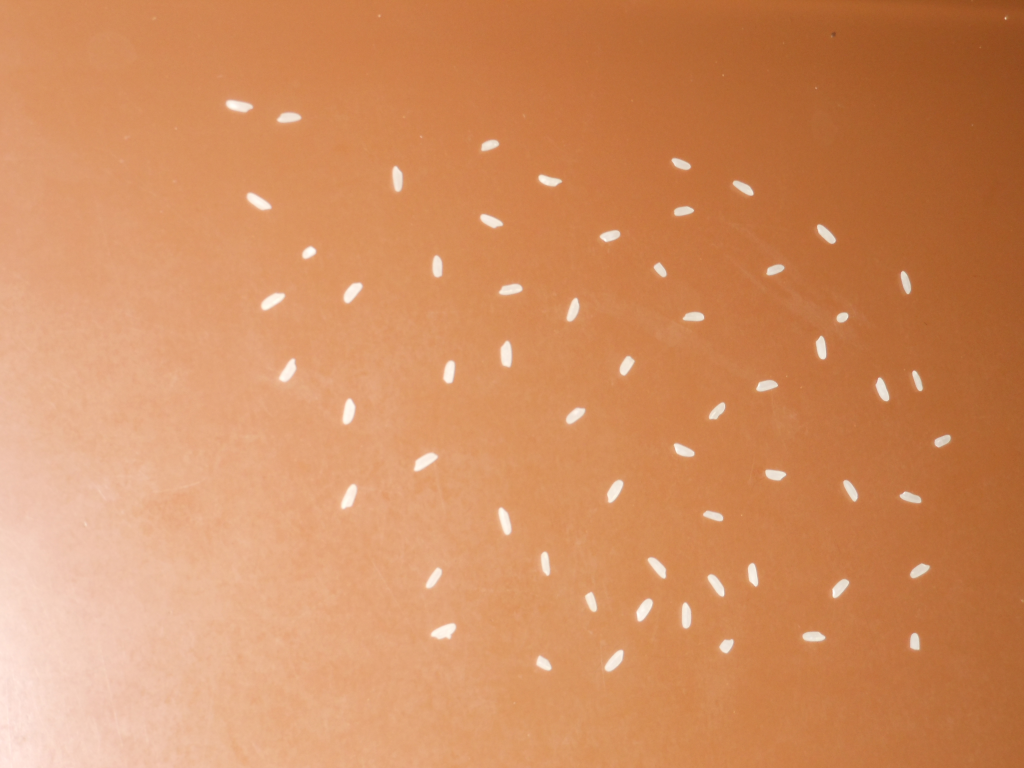
#> input picture RiceCounter/src/60.bmp, 1024 x 768 px, found by its file name
$ python Counter.py
#> lines starting #> are read from the running program, lines starting #| are printed output that depends on the picture; after the words box and inside, x2 and y2 are one past the last pixel; in counts of white or black regions, pixels touching at a corner belong together
import cv2
import numpy as np
import time
import sys
import statistics as st

sys.setrecursionlimit(2000)

originais = []
paths = [
    {
        "path": "src\\60.bmp",
        "nRice": 60
    },
    {
        "path": "src\\82.bmp",
        "nRice": 82
    },
    {
        "path": "src\\114.bmp",
        "nRice": 114
    },
    {
        "path": "src\\150.bmp",
        "nRice": 150
    },
    {
        "path": "src\\205.bmp",
        "nRice": 205
    },

]

unix_paths = [
    {
        "path": "src/60.bmp",
        "nRice": 60
    },
    {
        "path": "src/82.bmp",
        "nRice": 82
    },
    {
        "path": "src/114.bmp",
        "nRice": 114
    },
    {
        "path": "src/150.bmp",
        "nRice": 150
    },
    {
        "path": "src/205.bmp",
        "nRice": 205
    },

]


class Pixel:
    def __init__(self, ponto):
        self.x = ponto[1]
        self.y = ponto[0]

    def l(self):
        return self.y, self.x - 1

    def r(self):
        return self.y, self.x + 1

    def u(self):
        return self.y - 1, self.x

    def d(self):
        return self.y + 1, self.x


class Set:

    def __init__(self):
        self.blobs = []
        self.qnt = 0
        self.size = 0
        self.avg = self.size
        self.normQnt = 0
        self.maxSize = 0
        self.sizes = []

    def add(self, blob):
        self.blobs.append(blob)
        self.size += blob.size
        self.qnt += 1
        self.avg = self.size / self.qnt
        self.maxSize = max(blob.size, self.maxSize)
        self.sizes.append(blob.size)


class Component:

    def __init__(self, label):
        self.size = 0
        self.pixels = []
        self.label = label

    def add(self, pixel):
        self.pixels.append(pixel)
        self.size += 1


def trataImagem():
    imagens = []
    for imagem in paths:
        original = cv2.imread(imagem['path'])
#> original is the input picture: shape (768, 1024, 3); mean B, G, R 95.8, 141.9, 209.8
        originais.append(original)
        img = cv2.cvtColor(original, cv2.COLOR_BGR2GRAY)
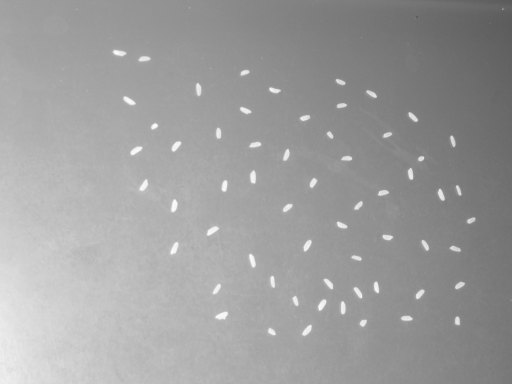
#> img: shape (768, 1024) (shown at 1/2 size); min 85, max 253, mean 156.9
        img = cv2.medianBlur(img, 3)
        output = cv2.adaptiveThreshold(img, 255, cv2.ADAPTIVE_THRESH_MEAN_C, cv2.THRESH_BINARY, 301, -50)
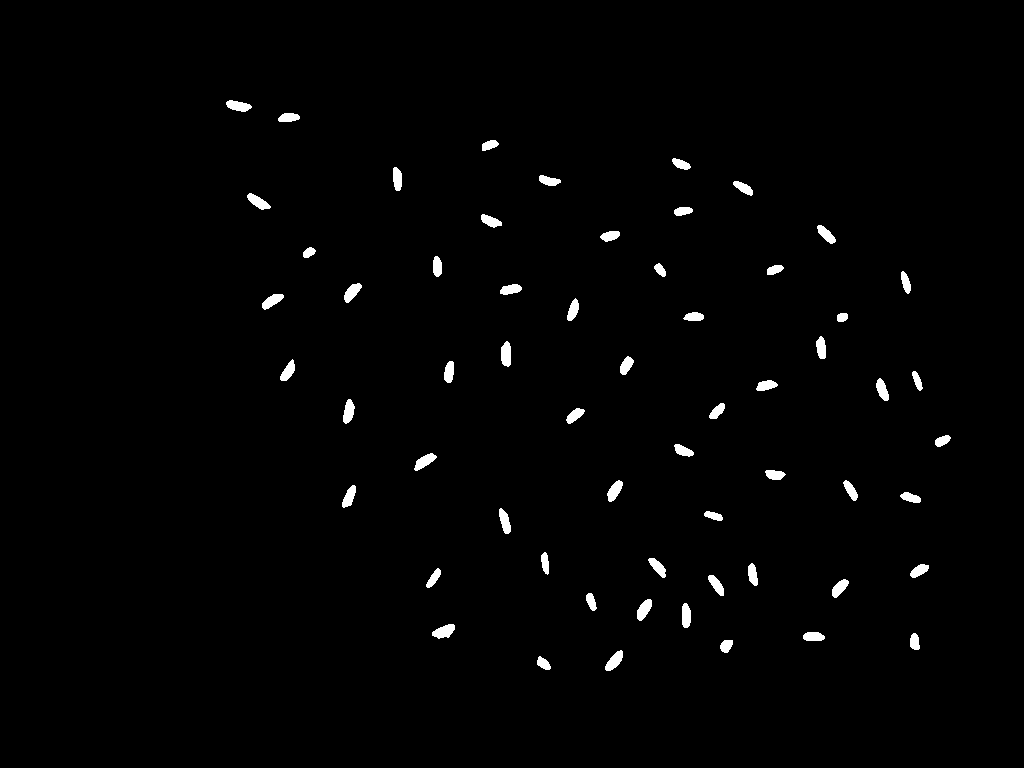
#> output: shape (768, 1024); 1.3% white; 60 white regions, largest, box (x1, y1, x2, y2) and area: (432, 624, 455, 639) 223, (501, 341, 511, 367) 217, (605, 650, 623, 671) 211
        # ret, output = cv2.threshold(img, 0.7, 1, cv2.THRESH_BINARY)
        output = cv2.erode(output, (5, 5), iterations=3)
#> output: shape (768, 1024); 0.89% white; 60 white regions, largest, box (x1, y1, x2, y2) and area: (501, 344, 511, 367) 187, (343, 402, 354, 424) 167, (682, 606, 691, 628) 166
        output = cv2.dilate(output, (5, 5))
#> output: shape (768, 1024); 1% white; 60 white regions, largest, box (x1, y1, x2, y2) and area: (501, 344, 511, 368) 197, (343, 402, 354, 425) 178, (637, 602, 652, 622) 177
        imagens.append(output)
        cv2.imwrite("Outputs\\tratada{}.bmp".format(imagem['nRice']), output)
#> pass 2 of the loop in trataImagem, `for imagem in paths:`:
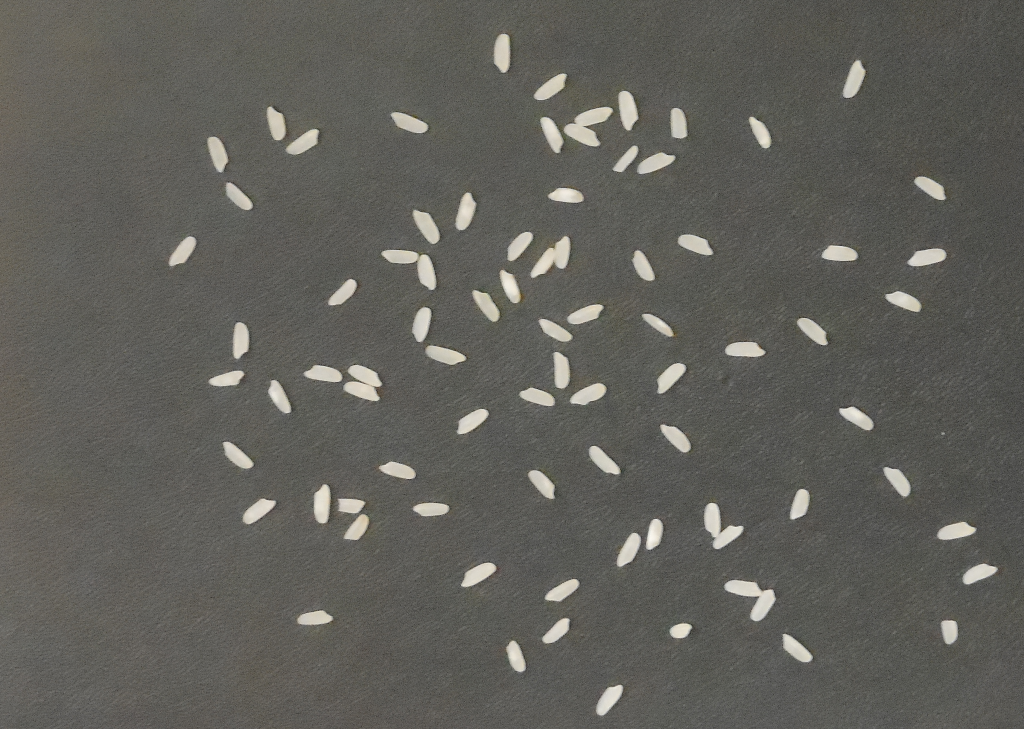
#> input picture RiceCounter/src/82.bmp, 1024 x 729 px, found by its file name
#> in trataImagem, original is the input picture: shape (729, 1024, 3); mean B, G, R 90.4, 95.9, 96.8
#> in trataImagem, `output = cv2.adaptiveThreshold(img, 255, cv2.ADAPTIVE_THRESH_MEAN_C, c..`:
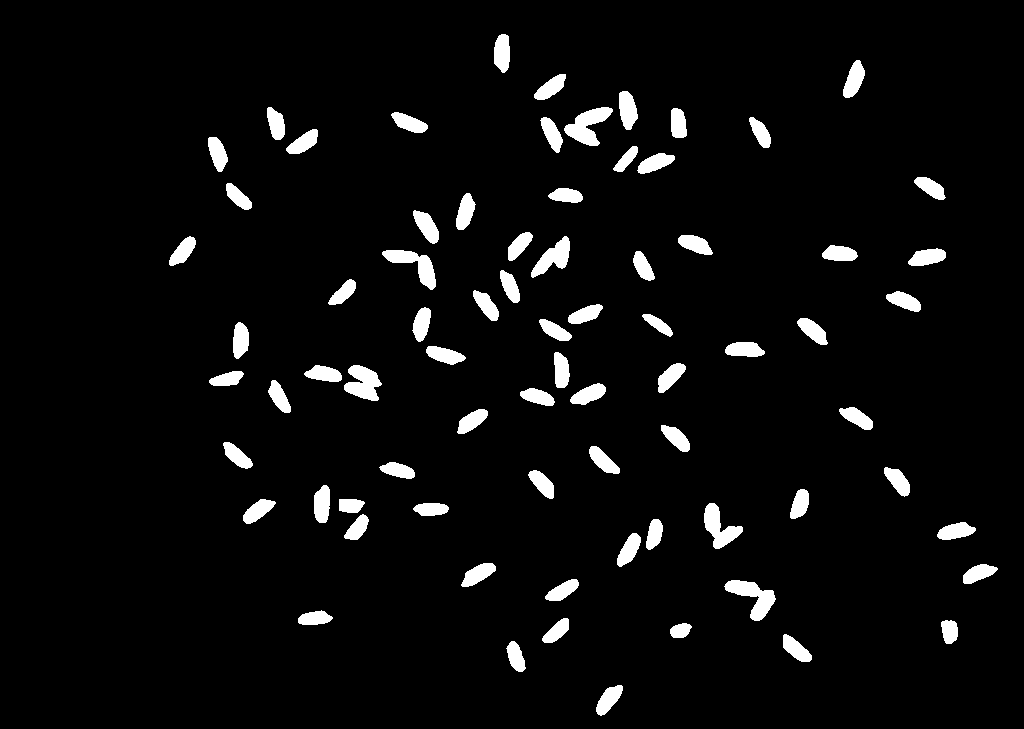
#> output: shape (729, 1024); 4.7% white; 76 white regions, largest, box (x1, y1, x2, y2) and area: (564, 107, 613, 146) 952, (724, 580, 776, 621) 944, (344, 365, 382, 401) 866
#> in trataImagem, `output = cv2.dilate(output, (5, 5))`:
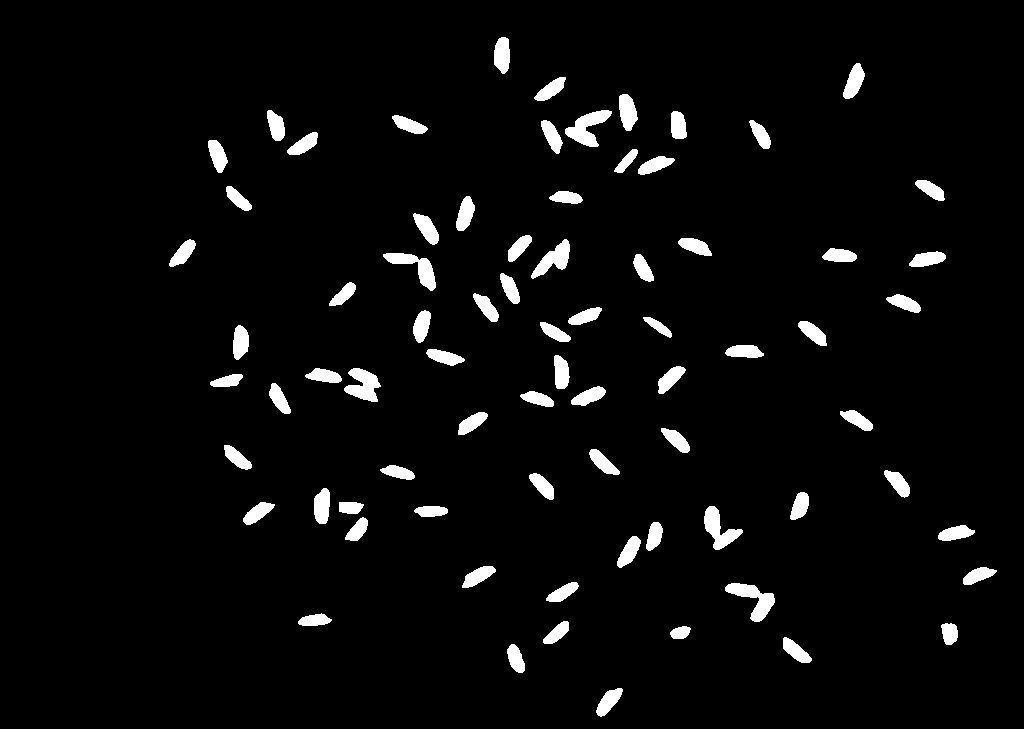
#> output: shape (729, 1024); 4.1% white; 76 white regions, largest, box (x1, y1, x2, y2) and area: (565, 110, 612, 147) 824, (725, 583, 775, 622) 823, (704, 506, 743, 550) 757
#> pass 3 of the loop in trataImagem, `for imagem in paths:`:
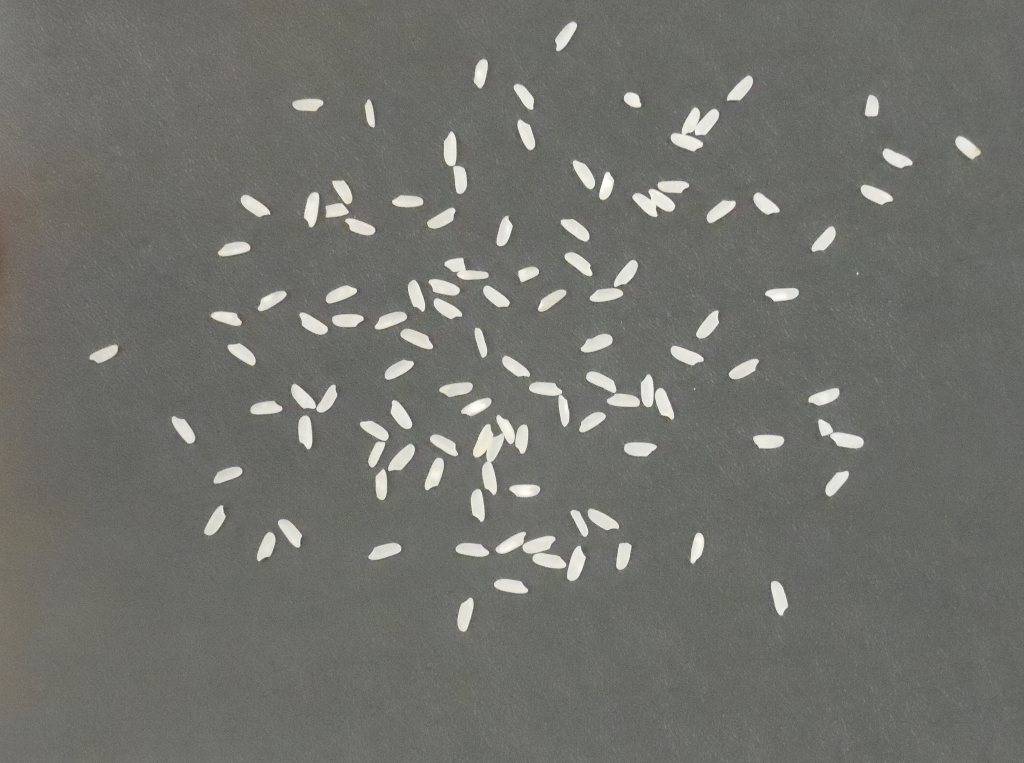
#> input picture RiceCounter/src/114.bmp, 1024 x 763 px, found by its file name
#> in trataImagem, original is the input picture: shape (763, 1024, 3); mean B, G, R 107.9, 113.3, 112.6
#> in trataImagem, `output = cv2.adaptiveThreshold(img, 255, cv2.ADAPTIVE_THRESH_MEAN_C, c..`:
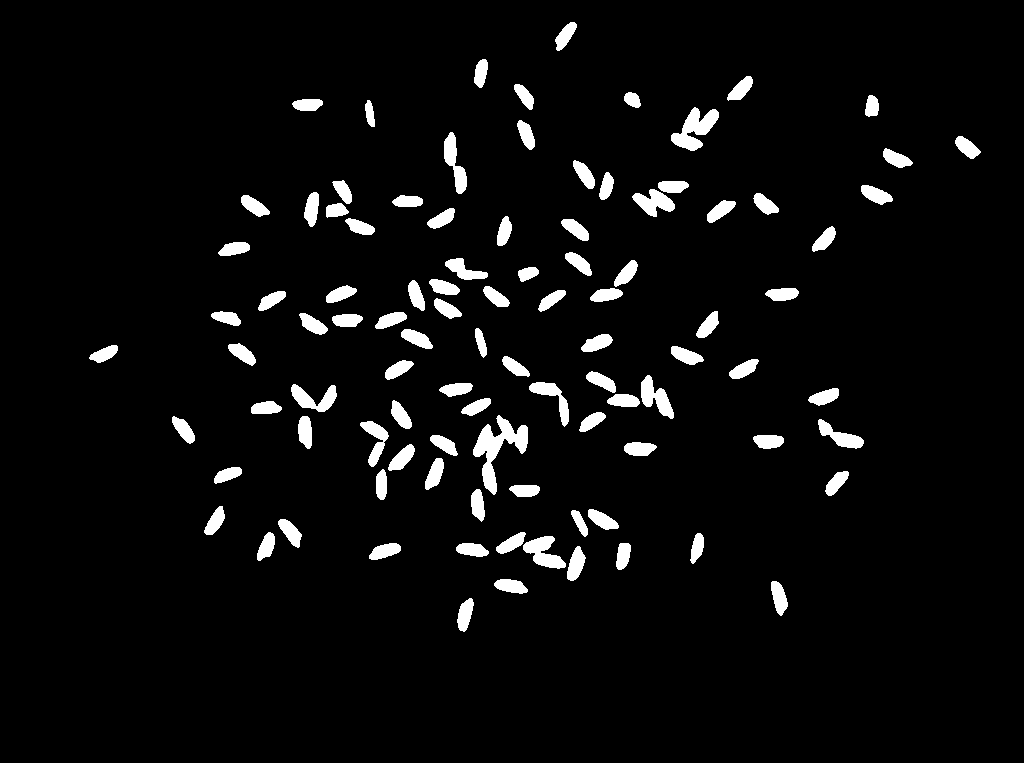
#> output: shape (763, 1024); 4.7% white; 99 white regions, largest, box (x1, y1, x2, y2) and area: (473, 415, 528, 495) 1594, (671, 107, 719, 151) 1028, (523, 536, 566, 569) 753
#> in trataImagem, `output = cv2.dilate(output, (5, 5))`:
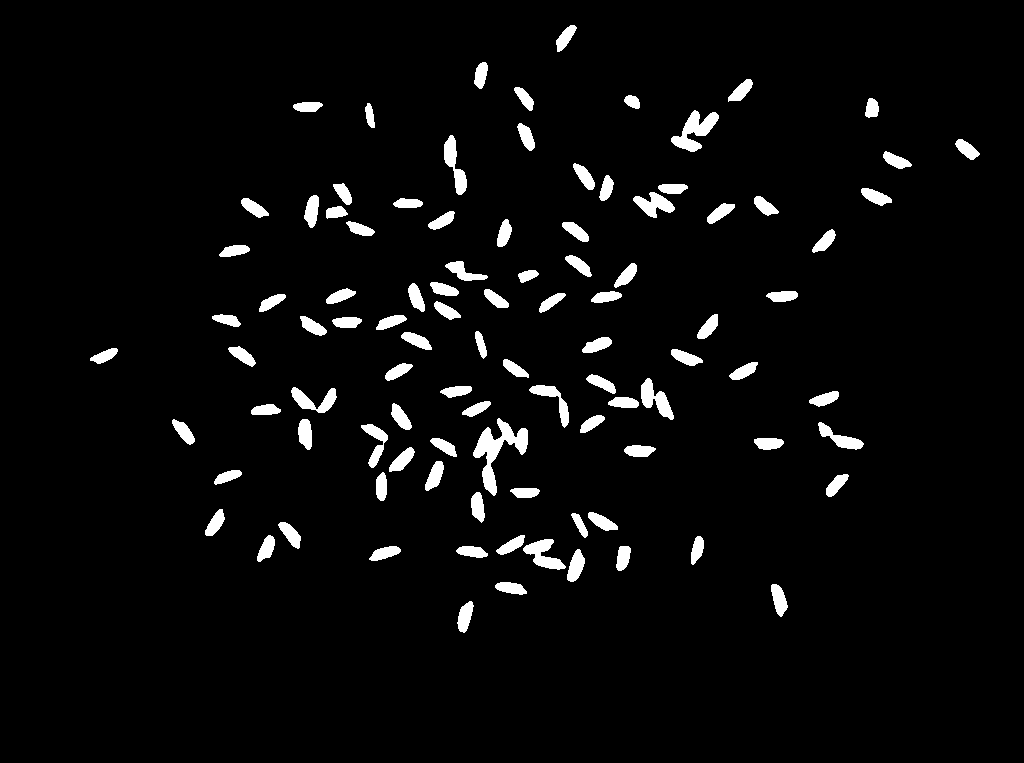
#> output: shape (763, 1024); 4% white; 99 white regions, largest, box (x1, y1, x2, y2) and area: (473, 418, 528, 496) 1449, (671, 110, 719, 152) 897, (523, 539, 566, 570) 634
#> the loop made 5 passes; the first 3 are shown

    return imagens


def floodFill(img, mask, blob, pixel):
    mask.itemset(pixel.y, pixel.x, blob.label)
    blob.add(pixel)

    if img.item(pixel.d()) == 255:
        if mask.item(pixel.d()) == -1:
            floodFill(img, mask, blob, Pixel(pixel.d()))

    if img.item(pixel.u()) == 255:
        if mask.item(pixel.u()) == -1:
            floodFill(img, mask, blob, Pixel(pixel.u()))

    if img.item(pixel.r()) == 255:
        if mask.item(pixel.r()) == -1:
            floodFill(img, mask, blob, Pixel(pixel.r()))

    if img.item(pixel.l()) == 255:
        if mask.item(pixel.l()) == -1:
            floodFill(img, mask, blob, Pixel(pixel.l()))


def counter(imgs):
    imgIndex = 0
    imags = []
    for img in imgs:
        rices = Set()
        label = 1
        height = img.shape[0]
        width = img.shape[1]
        mask = np.full_like(img, -1, dtype=np.float32)
        for y in range(height):
            for x in range(width):
                if img.item(y, x) == 255:
                    if mask.item(y, x) == -1:
                        try:
                            seed = Pixel((y, x))
                            blob = Component(label)
                            floodFill(img, mask, blob, seed)
                            label += 1
                            rices.add(blob)
                        except cv2.error as err:
                            print(y, x, err)
                            raise
                else:
                    mask.itemset(y, x, 0)

        cv2.imwrite("Masks\mask{}.bmp".format(paths[imgIndex]['nRice']), mask)
        imgIndex += 1
        imags.append(rices)
#> this loop made 5 passes
#> pass 1, in counter, `cv2.imwrite("Masks\mask{}.bmp".format(paths[imgIndex]['nRice']), mask)`:
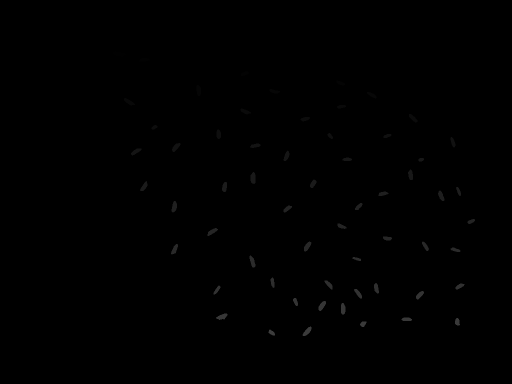
#> saved as mask60.bmp: shape (768, 1024) (shown at 1/2 size); min 0, max 60, mean 0.3
#> pass 2, in counter, `cv2.imwrite("Masks\mask{}.bmp".format(paths[imgIndex]['nRice']), mask)`:
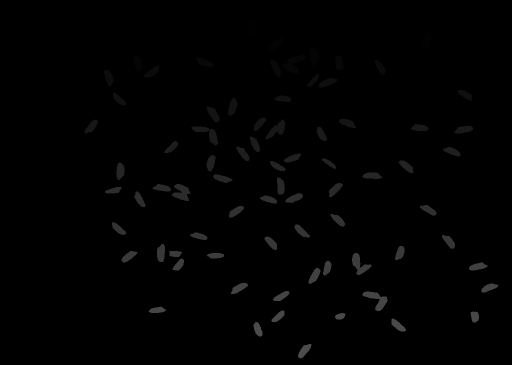
#> saved as mask82.bmp: shape (729, 1024) (shown at 1/2 size); min 0, max 76, mean 1.5
#> after the loop:
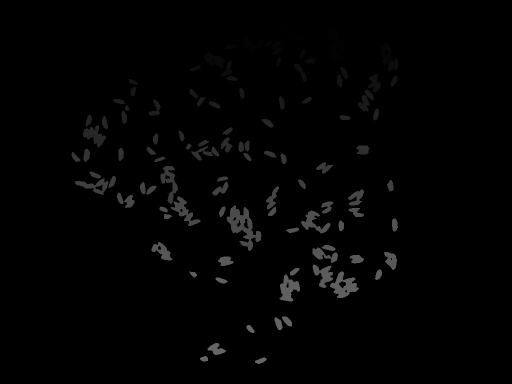
#> mask: shape (768, 1024) float32 (shown at 1/2 size); min 0, max 103, mean 2.6
    return imags


def analyze(res):
    index = 0
    for img in res:
        # plt.hist(img.sizes, bins='fd')
        # plt.show()
        coef = 0.157/(st.pstdev(img.sizes) / img.avg)
        n, bins = np.histogram(img.sizes, bins='auto')
        argmax = np.argmax(n)
        riceSize = (bins[argmax] + bins[argmax+1])/2
        for rice in img.blobs:
            qnt = rice.size // riceSize
            if rice.size % riceSize >= coef * riceSize:
                qnt += 1
            img.normQnt += qnt

        # print("\nContagem da imagem de {} arroz : {}".format(paths[index]['nRice'], img.qnt))
        print("\nContagem estatística da imagem de {} arroz : {}".format(paths[index]['nRice'], img.normQnt))
        # [6 lines of commented-out code are left out]
        index += 1


start = time.time()
imagens = trataImagem()
resultados = counter(imagens)
analyze(resultados)
print("Tempo total: {}".format(time.time() - start))
